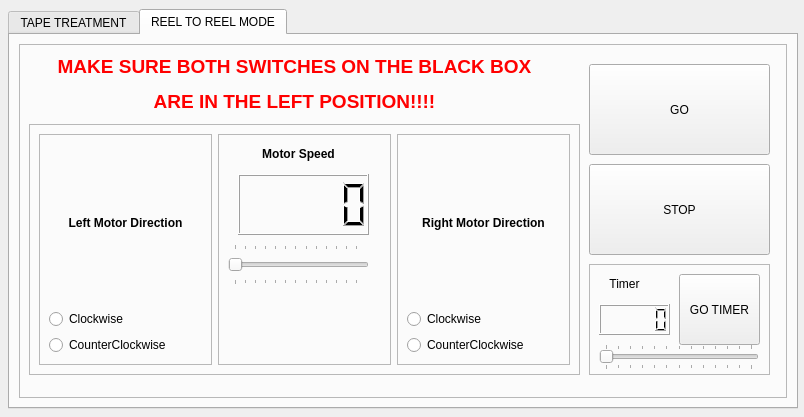
<?xml version="1.0" encoding="UTF-8"?>
<ui version="4.0">
 <class>MainWindow</class>
 <widget class="QMainWindow" name="MainWindow">
  <property name="geometry">
   <rect>
    <x>0</x>
    <y>0</y>
    <width>804</width>
    <height>417</height>
   </rect>
  </property>
  <property name="windowTitle">
   <string>MainWindow</string>
  </property>
  <widget class="QWidget" name="centralwidget">
   <widget class="QTabWidget" name="tabWidget">
    <property name="geometry">
     <rect>
      <x>8</x>
      <y>9</y>
      <width>790</width>
      <height>400</height>
     </rect>
    </property>
    <property name="currentIndex">
     <number>1</number>
    </property>
    <widget class="QWidget" name="tab">
     <attribute name="title">
      <string>TAPE TREATMENT</string>
     </attribute>
     <widget class="QFrame" name="frame">
      <property name="geometry">
       <rect>
        <x>9</x>
        <y>9</y>
        <width>771</width>
        <height>351</height>
       </rect>
      </property>
      <property name="frameShape">
       <enum>QFrame::StyledPanel</enum>
      </property>
      <property name="frameShadow">
       <enum>QFrame::Raised</enum>
      </property>
      <widget class="QFrame" name="frame_2">
       <property name="geometry">
        <rect>
         <x>10</x>
         <y>10</y>
         <width>368</width>
         <height>331</height>
        </rect>
       </property>
       <property name="frameShape">
        <enum>QFrame::StyledPanel</enum>
       </property>
       <property name="frameShadow">
        <enum>QFrame::Raised</enum>
       </property>
       <widget class="QFrame" name="frame_4">
        <property name="geometry">
         <rect>
          <x>10</x>
          <y>230</y>
          <width>351</width>
          <height>91</height>
         </rect>
        </property>
        <property name="frameShape">
         <enum>QFrame::StyledPanel</enum>
        </property>
        <property name="frameShadow">
         <enum>QFrame::Raised</enum>
        </property>
        <widget class="QPushButton" name="ManBack">
         <property name="geometry">
          <rect>
           <x>6</x>
           <y>10</y>
           <width>151</width>
           <height>71</height>
          </rect>
         </property>
         <property name="font">
          <font>
           <pointsize>14</pointsize>
           <weight>75</weight>
           <bold>true</bold>
          </font>
         </property>
         <property name="text">
          <string>Manual Back</string>
         </property>
        </widget>
        <widget class="QPushButton" name="ManForth">
         <property name="geometry">
          <rect>
           <x>170</x>
           <y>10</y>
           <width>151</width>
           <height>71</height>
          </rect>
         </property>
         <property name="font">
          <font>
           <pointsize>14</pointsize>
           <weight>75</weight>
           <bold>true</bold>
          </font>
         </property>
         <property name="text">
          <string>Manual Forth</string>
         </property>
        </widget>
       </widget>
       <widget class="QLabel" name="label_3">
        <property name="geometry">
         <rect>
          <x>10</x>
          <y>10</y>
          <width>341</width>
          <height>41</height>
         </rect>
        </property>
        <property name="text">
         <string>&lt;html&gt;&lt;head/&gt;&lt;body&gt;&lt;p align=&quot;center&quot;&gt;&lt;span style=&quot; font-size:20pt; font-weight:600;&quot;&gt;Parameters&lt;/span&gt;&lt;/p&gt;&lt;/body&gt;&lt;/html&gt;</string>
        </property>
       </widget>
       <widget class="QFrame" name="frame_5">
        <property name="geometry">
         <rect>
          <x>10</x>
          <y>60</y>
          <width>201</width>
          <height>171</height>
         </rect>
        </property>
        <property name="frameShape">
         <enum>QFrame::StyledPanel</enum>
        </property>
        <property name="frameShadow">
         <enum>QFrame::Raised</enum>
        </property>
        <widget class="QLCDNumber" name="DriveMotorSpeedDisplay">
         <property name="geometry">
          <rect>
           <x>10</x>
           <y>41</y>
           <width>171</width>
           <height>61</height>
          </rect>
         </property>
        </widget>
        <widget class="QSlider" name="DriveMotorSlider">
         <property name="geometry">
          <rect>
           <x>10</x>
           <y>110</y>
           <width>181</width>
           <height>51</height>
          </rect>
         </property>
         <property name="sizePolicy">
          <sizepolicy hsizetype="Expanding" vsizetype="Fixed">
           <horstretch>5</horstretch>
           <verstretch>5</verstretch>
          </sizepolicy>
         </property>
         <property name="maximum">
          <number>250</number>
         </property>
         <property name="singleStep">
          <number>5</number>
         </property>
         <property name="orientation">
          <enum>Qt::Horizontal</enum>
         </property>
         <property name="tickPosition">
          <enum>QSlider::TicksBothSides</enum>
         </property>
         <property name="tickInterval">
          <number>20</number>
         </property>
        </widget>
        <widget class="QLabel" name="label">
         <property name="geometry">
          <rect>
           <x>10</x>
           <y>10</y>
           <width>161</width>
           <height>25</height>
          </rect>
         </property>
         <property name="text">
          <string>&lt;html&gt;&lt;head/&gt;&lt;body&gt;&lt;p align=&quot;center&quot;&gt;&lt;span style=&quot; font-size:14pt; font-weight:600;&quot;&gt;Drive Motor Speed&lt;/span&gt;&lt;/p&gt;&lt;/body&gt;&lt;/html&gt;</string>
         </property>
        </widget>
       </widget>
       <widget class="QFrame" name="frame_6">
        <property name="geometry">
         <rect>
          <x>210</x>
          <y>60</y>
          <width>151</width>
          <height>171</height>
         </rect>
        </property>
        <property name="frameShape">
         <enum>QFrame::StyledPanel</enum>
        </property>
        <property name="frameShadow">
         <enum>QFrame::Raised</enum>
        </property>
        <widget class="QLabel" name="label_4">
         <property name="geometry">
          <rect>
           <x>0</x>
           <y>0</y>
           <width>151</width>
           <height>31</height>
          </rect>
         </property>
         <property name="text">
          <string>&lt;html&gt;&lt;head/&gt;&lt;body&gt;&lt;p align=&quot;center&quot;&gt;&lt;span style=&quot; font-size:14pt; font-weight:600;&quot;&gt;Speed Multiplier&lt;/span&gt;&lt;/p&gt;&lt;/body&gt;&lt;/html&gt;</string>
         </property>
        </widget>
        <widget class="QLCDNumber" name="MultiplierDisplay">
         <property name="geometry">
          <rect>
           <x>10</x>
           <y>70</y>
           <width>131</width>
           <height>41</height>
          </rect>
         </property>
        </widget>
        <widget class="QPushButton" name="MultiplierUp">
         <property name="geometry">
          <rect>
           <x>10</x>
           <y>30</y>
           <width>131</width>
           <height>31</height>
          </rect>
         </property>
         <property name="text">
          <string>Up</string>
         </property>
        </widget>
        <widget class="QPushButton" name="MultiplierDown">
         <property name="geometry">
          <rect>
           <x>10</x>
           <y>120</y>
           <width>131</width>
           <height>31</height>
          </rect>
         </property>
         <property name="text">
          <string>Down</string>
         </property>
        </widget>
       </widget>
      </widget>
      <widget class="QFrame" name="frame_3">
       <property name="geometry">
        <rect>
         <x>384</x>
         <y>10</y>
         <width>381</width>
         <height>331</height>
        </rect>
       </property>
       <property name="frameShape">
        <enum>QFrame::StyledPanel</enum>
       </property>
       <property name="frameShadow">
        <enum>QFrame::Raised</enum>
       </property>
       <widget class="QLabel" name="label_2">
        <property name="geometry">
         <rect>
          <x>10</x>
          <y>10</y>
          <width>351</width>
          <height>41</height>
         </rect>
        </property>
        <property name="text">
         <string>&lt;html&gt;&lt;head/&gt;&lt;body&gt;&lt;p align=&quot;center&quot;&gt;&lt;span style=&quot; font-size:20pt; font-weight:600;&quot;&gt;Tape Treatment&lt;/span&gt;&lt;/p&gt;&lt;/body&gt;&lt;/html&gt;</string>
        </property>
       </widget>
       <widget class="QFrame" name="frame_13">
        <property name="geometry">
         <rect>
          <x>10</x>
          <y>50</y>
          <width>361</width>
          <height>271</height>
         </rect>
        </property>
        <property name="frameShape">
         <enum>QFrame::StyledPanel</enum>
        </property>
        <property name="frameShadow">
         <enum>QFrame::Raised</enum>
        </property>
        <widget class="QLabel" name="label_10">
         <property name="geometry">
          <rect>
           <x>0</x>
           <y>20</y>
           <width>191</width>
           <height>21</height>
          </rect>
         </property>
         <property name="text">
          <string>&lt;html&gt;&lt;head/&gt;&lt;body&gt;&lt;p align=&quot;center&quot;&gt;&lt;span style=&quot; font-weight:600;&quot;&gt;Time Limit (seconds)&lt;/span&gt;&lt;/p&gt;&lt;/body&gt;&lt;/html&gt;</string>
         </property>
        </widget>
        <widget class="QLCDNumber" name="TxtTimeDisplay">
         <property name="geometry">
          <rect>
           <x>180</x>
           <y>10</y>
           <width>161</width>
           <height>51</height>
          </rect>
         </property>
        </widget>
        <widget class="QDial" name="TxtTimeDial">
         <property name="geometry">
          <rect>
           <x>160</x>
           <y>70</y>
           <width>191</width>
           <height>191</height>
          </rect>
         </property>
        </widget>
        <widget class="QFrame" name="frame_14">
         <property name="geometry">
          <rect>
           <x>10</x>
           <y>90</y>
           <width>151</width>
           <height>181</height>
          </rect>
         </property>
         <property name="frameShape">
          <enum>QFrame::StyledPanel</enum>
         </property>
         <property name="frameShadow">
          <enum>QFrame::Raised</enum>
         </property>
         <widget class="QRadioButton" name="TxtTimeDialSeconds">
          <property name="geometry">
           <rect>
            <x>10</x>
            <y>60</y>
            <width>118</width>
            <height>26</height>
           </rect>
          </property>
          <property name="text">
           <string>Seconds</string>
          </property>
         </widget>
         <widget class="QRadioButton" name="TxtTimeDialMinutes">
          <property name="geometry">
           <rect>
            <x>10</x>
            <y>90</y>
            <width>118</width>
            <height>26</height>
           </rect>
          </property>
          <property name="text">
           <string>Minutes</string>
          </property>
         </widget>
         <widget class="QLabel" name="label_11">
          <property name="geometry">
           <rect>
            <x>16</x>
            <y>10</y>
            <width>121</width>
            <height>31</height>
           </rect>
          </property>
          <property name="text">
           <string>&lt;html&gt;&lt;head/&gt;&lt;body&gt;&lt;p align=&quot;center&quot;&gt;&lt;span style=&quot; font-weight:600;&quot;&gt;Dial Control&lt;/span&gt;&lt;/p&gt;&lt;/body&gt;&lt;/html&gt;</string>
          </property>
         </widget>
        </widget>
       </widget>
      </widget>
     </widget>
    </widget>
    <widget class="QWidget" name="tab_2">
     <attribute name="title">
      <string>REEL TO REEL MODE</string>
     </attribute>
     <layout class="QGridLayout" name="gridLayout">
      <item row="0" column="0">
       <widget class="QFrame" name="frame_7">
        <property name="frameShape">
         <enum>QFrame::StyledPanel</enum>
        </property>
        <property name="frameShadow">
         <enum>QFrame::Raised</enum>
        </property>
        <widget class="QLabel" name="label_5">
         <property name="geometry">
          <rect>
           <x>10</x>
           <y>10</y>
           <width>531</width>
           <height>61</height>
          </rect>
         </property>
         <property name="text">
          <string>&lt;html&gt;&lt;head/&gt;&lt;body&gt;&lt;p align=&quot;center&quot;&gt;&lt;span style=&quot; font-size:14pt; font-weight:600; color:#ff0000;&quot;&gt;MAKE SURE BOTH SWITCHES ON THE BLACK BOX&lt;/span&gt;&lt;/p&gt;&lt;p align=&quot;center&quot;&gt;&lt;span style=&quot; font-size:14pt; font-weight:600; color:#ff0000;&quot;&gt;ARE IN THE LEFT POSITION!!!!&lt;/span&gt;&lt;/p&gt;&lt;/body&gt;&lt;/html&gt;</string>
         </property>
        </widget>
        <widget class="QFrame" name="frame_8">
         <property name="geometry">
          <rect>
           <x>10</x>
           <y>80</y>
           <width>551</width>
           <height>251</height>
          </rect>
         </property>
         <property name="frameShape">
          <enum>QFrame::StyledPanel</enum>
         </property>
         <property name="frameShadow">
          <enum>QFrame::Raised</enum>
         </property>
         <layout class="QHBoxLayout" name="horizontalLayout_2">
          <item>
           <widget class="QFrame" name="frame_9">
            <property name="frameShape">
             <enum>QFrame::StyledPanel</enum>
            </property>
            <property name="frameShadow">
             <enum>QFrame::Raised</enum>
            </property>
            <layout class="QVBoxLayout" name="verticalLayout_3">
             <item>
              <widget class="QLabel" name="label_6">
               <property name="text">
                <string>&lt;html&gt;&lt;head/&gt;&lt;body&gt;&lt;p align=&quot;center&quot;&gt;&lt;span style=&quot; font-weight:600;&quot;&gt;Left Motor Direction&lt;/span&gt;&lt;/p&gt;&lt;/body&gt;&lt;/html&gt;</string>
               </property>
              </widget>
             </item>
             <item>
              <widget class="QRadioButton" name="LeftMotorCW">
               <property name="text">
                <string>Clockwise</string>
               </property>
              </widget>
             </item>
             <item>
              <widget class="QRadioButton" name="LeftMotorCCW">
               <property name="text">
                <string>CounterClockwise</string>
               </property>
              </widget>
             </item>
            </layout>
           </widget>
          </item>
          <item>
           <widget class="QFrame" name="frame_11">
            <property name="frameShape">
             <enum>QFrame::StyledPanel</enum>
            </property>
            <property name="frameShadow">
             <enum>QFrame::Raised</enum>
            </property>
            <widget class="QSlider" name="R2RMotorSpeeds">
             <property name="geometry">
              <rect>
               <x>10</x>
               <y>110</y>
               <width>141</width>
               <height>41</height>
              </rect>
             </property>
             <property name="maximum">
              <number>250</number>
             </property>
             <property name="singleStep">
              <number>5</number>
             </property>
             <property name="orientation">
              <enum>Qt::Horizontal</enum>
             </property>
             <property name="tickPosition">
              <enum>QSlider::TicksBothSides</enum>
             </property>
             <property name="tickInterval">
              <number>20</number>
             </property>
            </widget>
            <widget class="QLCDNumber" name="R2RMotorSpeedDisplay">
             <property name="geometry">
              <rect>
               <x>20</x>
               <y>40</y>
               <width>131</width>
               <height>61</height>
              </rect>
             </property>
            </widget>
            <widget class="QLabel" name="label_7">
             <property name="geometry">
              <rect>
               <x>10</x>
               <y>10</y>
               <width>141</width>
               <height>21</height>
              </rect>
             </property>
             <property name="text">
              <string>&lt;html&gt;&lt;head/&gt;&lt;body&gt;&lt;p align=&quot;center&quot;&gt;&lt;span style=&quot; font-weight:600;&quot;&gt;Motor Speed&lt;/span&gt;&lt;/p&gt;&lt;/body&gt;&lt;/html&gt;</string>
             </property>
            </widget>
           </widget>
          </item>
          <item>
           <widget class="QFrame" name="frame_10">
            <property name="frameShape">
             <enum>QFrame::StyledPanel</enum>
            </property>
            <property name="frameShadow">
             <enum>QFrame::Raised</enum>
            </property>
            <layout class="QVBoxLayout" name="verticalLayout">
             <item>
              <widget class="QLabel" name="label_8">
               <property name="text">
                <string>&lt;html&gt;&lt;head/&gt;&lt;body&gt;&lt;p align=&quot;center&quot;&gt;&lt;span style=&quot; font-weight:600;&quot;&gt;Right Motor Direction&lt;/span&gt;&lt;/p&gt;&lt;/body&gt;&lt;/html&gt;</string>
               </property>
              </widget>
             </item>
             <item>
              <widget class="QRadioButton" name="RightMotorCW">
               <property name="text">
                <string>Clockwise</string>
               </property>
              </widget>
             </item>
             <item>
              <widget class="QRadioButton" name="RightMotorCCW">
               <property name="text">
                <string>CounterClockwise</string>
               </property>
              </widget>
             </item>
            </layout>
           </widget>
          </item>
         </layout>
        </widget>
        <widget class="QPushButton" name="R2RGO">
         <property name="geometry">
          <rect>
           <x>570</x>
           <y>20</y>
           <width>181</width>
           <height>91</height>
          </rect>
         </property>
         <property name="text">
          <string>GO</string>
         </property>
        </widget>
        <widget class="QPushButton" name="R2RSTOP">
         <property name="geometry">
          <rect>
           <x>570</x>
           <y>120</y>
           <width>181</width>
           <height>91</height>
          </rect>
         </property>
         <property name="text">
          <string>STOP</string>
         </property>
        </widget>
        <widget class="QFrame" name="frame_12">
         <property name="geometry">
          <rect>
           <x>570</x>
           <y>220</y>
           <width>181</width>
           <height>111</height>
          </rect>
         </property>
         <property name="frameShape">
          <enum>QFrame::StyledPanel</enum>
         </property>
         <property name="frameShadow">
          <enum>QFrame::Raised</enum>
         </property>
         <widget class="QSlider" name="R2RTimerSlider">
          <property name="geometry">
           <rect>
            <x>10</x>
            <y>80</y>
            <width>160</width>
            <height>26</height>
           </rect>
          </property>
          <property name="maximum">
           <number>120</number>
          </property>
          <property name="singleStep">
           <number>5</number>
          </property>
          <property name="orientation">
           <enum>Qt::Horizontal</enum>
          </property>
          <property name="tickPosition">
           <enum>QSlider::TicksBothSides</enum>
          </property>
          <property name="tickInterval">
           <number>10</number>
          </property>
         </widget>
         <widget class="QLabel" name="label_9">
          <property name="geometry">
           <rect>
            <x>10</x>
            <y>10</y>
            <width>51</width>
            <height>21</height>
           </rect>
          </property>
          <property name="text">
           <string>&lt;html&gt;&lt;head/&gt;&lt;body&gt;&lt;p align=&quot;center&quot;&gt;Timer&lt;/p&gt;&lt;/body&gt;&lt;/html&gt;</string>
          </property>
         </widget>
         <widget class="QLCDNumber" name="R2RTimerDisplay">
          <property name="geometry">
           <rect>
            <x>10</x>
            <y>40</y>
            <width>71</width>
            <height>31</height>
           </rect>
          </property>
         </widget>
         <widget class="QPushButton" name="R2RTimerButton">
          <property name="geometry">
           <rect>
            <x>90</x>
            <y>10</y>
            <width>81</width>
            <height>71</height>
           </rect>
          </property>
          <property name="text">
           <string>GO TIMER</string>
          </property>
         </widget>
        </widget>
       </widget>
      </item>
     </layout>
    </widget>
   </widget>
  </widget>
 </widget>
 <resources/>
 <connections/>
</ui>
